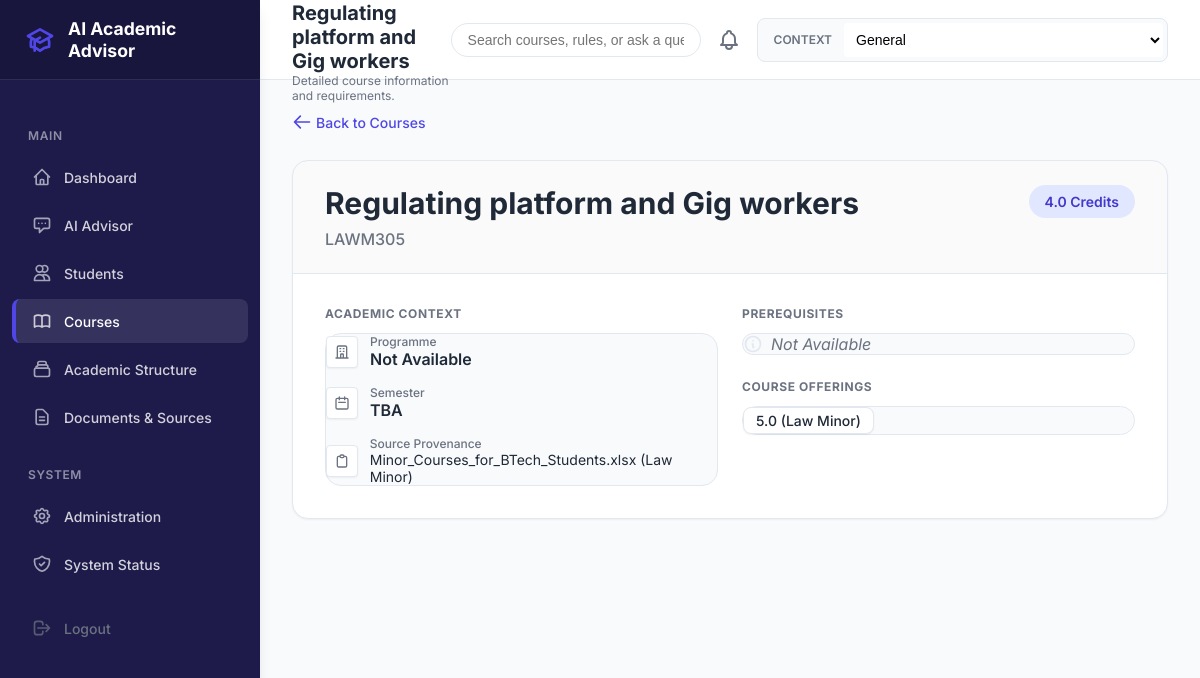
The page /courses/LAWM305/ on the database its author committed.
### apps/academics/models.py (models this page shows, shortened)
class Course(models.Model):
    course_code = models.CharField(max_length=50, unique=True)
    title = models.CharField(max_length=255)
    credits = models.FloatField(null=True, blank=True)
    description = models.TextField(null=True, blank=True)
    bucket = models.CharField(max_length=100, null=True, blank=True)
    programme_applicability = models.CharField(max_length=255, null=True, blank=True)
    source_metadata = models.JSONField(null=True, blank=True, help_text="Metadata about source provenance")

class CourseOffering(models.Model):
    course = models.ForeignKey(Course, on_delete=models.CASCADE, related_name='offerings')
    semester = models.CharField(max_length=50, null=True, blank=True) # Could be TBA/NIL
    academic_year = models.CharField(max_length=50, null=True, blank=True)
    batch_context = models.CharField(max_length=100, null=True, blank=True)
    programme_context = models.CharField(max_length=100, null=True, blank=True)
    availability_status = models.CharField(max_length=100, null=True, blank=True)
    source_reference = models.CharField(max_length=255, null=True, blank=True)

### apps/academics/views.py (the view)
# urls.py: path('<str:course_code>/', views.course_detail, name='course_detail'),
def course_detail(request, course_code):
    synthetic_students = Student.objects.all()
    course = get_object_or_404(Course, course_code=course_code)
    prerequisites = course.prerequisites.all()
    offerings = course.offerings.all()
    context = {
        'course': course,
        'prerequisites': prerequisites,
        'offerings': offerings,
        'synthetic_students': synthetic_students,
    }
    return render(request, 'academics/course_detail.html', context)

### templates/academics/course_detail.html (shortened to what this page needs)
{% extends "base.html" %}
{% block header_title %}{{ course.course_code }} - {{ course.title }}{% endblock %}
{% block header_subtitle %}Detailed course information and requirements.{% endblock %}
{% block content %}
<div style="margin-bottom: var(--space-6);">
    <a href="{% url 'courses_explore' %}" style="display: inline-flex; align-items: center; color: var(--color-accent); text-decoration: none; font-weight: 500; font-size: 0.875rem;">
        <svg style="width: 20px; height: 20px; margin-right: var(--space-1);" fill="none" viewBox="0 0 24 24" stroke="currentColor"><path stroke-linecap="round" stroke-linejoin="round" stroke-width="2" d="M10 19l-7-7m0 0l7-7m-7 7h18"></path></svg>
        Back to Courses
    </a>
</div>
<div class="card">
    <div class="card-header" style="background: rgba(0,0,0,0.02); padding: var(--space-6) var(--space-8);">
        <div style="display: flex; justify-content: space-between; align-items: flex-start;">
            <div>
                <h1 style="font-size: 1.875rem; font-weight: 700; color: var(--color-text-main); line-height: 1.2;">{{ course.title }}</h1>
                <p style="color: var(--color-text-muted); font-weight: 500; margin-top: var(--space-2);">{{ course.course_code }}</p>
            </div>
            <span class="badge" style="background: #e0e7ff; color: #4338ca; font-size: 0.875rem; padding: var(--space-2) var(--space-4);">
                {{ course.credits|default:"TBA" }} Credits
            </span>
        </div>
    </div>
    <div class="card-body" style="padding: var(--space-8);">
        <div class="grid-cols-2">
            <div style="display: flex; flex-direction: column; gap: var(--space-6);">
                <div>
                    <h3 style="font-size: 0.75rem; font-weight: 700; color: var(--color-text-muted); text-transform: uppercase; letter-spacing: 0.05em; margin-bottom: var(--space-3);">Academic Context</h3>
                    <div style="background: var(--color-bg); border-radius: var(--radius-lg); padding: var(--space-5); border: 1px solid var(--color-border); display: flex; flex-direction: column; gap: var(--space-4);">
                        <div style="display: flex; align-items: center;">
                            <div style="width: 32px; height: 32px; border-radius: var(--radius-sm); background: white; border: 1px solid var(--color-border); display: flex; align-items: center; justify-content: center; margin-right: var(--space-3); color: var(--color-text-muted); box-shadow: var(--shadow-sm);">
                                <svg style="width: 16px; height: 16px;" fill="none" viewBox="0 0 24 24" stroke="currentColor"><path stroke-linecap="round" stroke-linejoin="round" stroke-width="2" d="M19 21V5a2 2 0 00-2-2H7a2 2 0 00-2 2v16m14 0h2m-2 0h-5m-9 0H3m2 0h5M9 7h1m-1 4h1m4-4h1m-1 4h1m-5 10v-5a1 1 0 011-1h2a1 1 0 011 1v5m-4 0h4"></path></svg>
                            </div>
                            <div>
                                <p style="font-size: 0.75rem; color: var(--color-text-muted); font-weight: 500;">Programme</p>
                                <p style="font-weight: 600; color: var(--color-text-main);">{{ course.programme|default:"Not Available" }}</p>
                            </div>
                        </div>
                        <div style="display: flex; align-items: center;">
                            <div style="width: 32px; height: 32px; border-radius: var(--radius-sm); background: white; border: 1px solid var(--color-border); display: flex; align-items: center; justify-content: center; margin-right: var(--space-3); color: var(--color-text-muted); box-shadow: var(--shadow-sm);">
                                <svg style="width: 16px; height: 16px;" fill="none" viewBox="0 0 24 24" stroke="currentColor"><path stroke-linecap="round" stroke-linejoin="round" stroke-width="2" d="M8 7V3m8 4V3m-9 8h10M5 21h14a2 2 0 002-2V7a2 2 0 00-2-2H5a2 2 0 00-2 2v12a2 2 0 002 2z"></path></svg>
                            </div>
                            <div>
                                <p style="font-size: 0.75rem; color: var(--color-text-muted); font-weight: 500;">Semester</p>
                                <p style="font-weight: 600; color: var(--color-text-main);">{{ course.semester|default:"TBA" }}</p>
                            </div>
                        </div>
                        <div style="display: flex; align-items: center;">
                            <div style="width: 32px; height: 32px; border-radius: var(--radius-sm); background: white; border: 1px solid var(--color-border); display: flex; align-items: center; justify-content: center; margin-right: var(--space-3); color: var(--color-text-muted); box-shadow: var(--shadow-sm);">
                                <svg style="width: 16px; height: 16px;" fill="none" viewBox="0 0 24 24" stroke="currentColor"><path stroke-linecap="round" stroke-linejoin="round" stroke-width="2" d="M9 5H7a2 2 0 00-2 2v12a2 2 0 002 2h10a2 2 0 002-2V7a2 2 0 00-2-2h-2M9 5a2 2 0 002 2h2a2 2 0 002-2M9 5a2 2 0 012-2h2a2 2 0 012 2"></path></svg>
                            </div>
                            <div>
                                <p style="font-size: 0.75rem; color: var(--color-text-muted); font-weight: 500;">Source Provenance</p>
                                <p style="font-size: 0.875rem; color: var(--color-text-main);">{{ course.source_metadata.source_file|default:"Not Available" }} {% if course.source_metadata.sheet_name %}({{ course.source_metadata.sheet_name }}){% endif %}</p>
                            </div>
                        </div>
                    </div>
                </div>
            </div>
            <div style="display: flex; flex-direction: column; gap: var(--space-6);">
                <div>
                    <h3 style="font-size: 0.75rem; font-weight: 700; color: var(--color-text-muted); text-transform: uppercase; letter-spacing: 0.05em; margin-bottom: var(--space-3);">Prerequisites</h3>
                    <div style="background: var(--color-bg); border-radius: var(--radius-lg); padding: var(--space-5); border: 1px solid var(--color-border);">
                        {% if prerequisites %}
                            <ul style="list-style: none; display: flex; flex-direction: column; gap: var(--space-2);">
                                {% for prereq in prerequisites %}
                                    <li style="display: flex; align-items: flex-start;">
                                        <svg style="width: 20px; height: 20px; color: var(--color-warning); margin-right: var(--space-2); margin-top: 2px; flex-shrink: 0;" fill="none" viewBox="0 0 24 24" stroke="currentColor"><path stroke-linecap="round" stroke-linejoin="round" stroke-width="2" d="M12 9v2m0 4h.01m-6.938 4h13.856c1.54 0 2.502-1.667 1.732-3L13.732 4c-.77-1.333-2.694-1.333-3.464 0L3.34 16c-.77 1.333.192 3 1.732 3z"></path></svg>
                                        {% if prereq.prerequisite_condition|lower == 'none' %}
                                            <span style="color: var(--color-text-main); font-weight: 500;">None required</span>
                                        {% elif prereq.prerequisite_condition|lower == 'tba' %}
                                            <span style="color: var(--color-text-main); font-weight: 500;">TBA</span>
                                        {% elif prereq.prerequisite_condition|lower == 'tbd' %}
                                            <span style="color: var(--color-text-main); font-weight: 500;">TBD</span>
                                        {% elif prereq.prerequisite_condition %}
                                            <span style="color: var(--color-text-main); font-weight: 600;">{{ prereq.prerequisite_condition }}</span>
                                        {% else %}
                                            <span style="color: var(--color-text-muted); font-weight: 500; font-style: italic;">Not Available</span>
                                        {% endif %}
                                    </li>
                                {% endfor %}
                            </ul>
                        {% else %}
                            <div style="display: flex; align-items: center; color: var(--color-text-muted); font-style: italic;">
                                <svg style="width: 20px; height: 20px; color: var(--color-border); margin-right: var(--space-2);" fill="none" viewBox="0 0 24 24" stroke="currentColor"><path stroke-linecap="round" stroke-linejoin="round" stroke-width="2" d="M13 16h-1v-4h-1m1-4h.01M21 12a9 9 0 11-18 0 9 9 0 0118 0z"></path></svg>
                                Not Available
                            </div>
                        {% endif %}
                    </div>
                </div>
                <div>
                    <h3 style="font-size: 0.75rem; font-weight: 700; color: var(--color-text-muted); text-transform: uppercase; letter-spacing: 0.05em; margin-bottom: var(--space-3);">Course Offerings</h3>
                    <div style="background: var(--color-bg); border-radius: var(--radius-lg); padding: var(--space-5); border: 1px solid var(--color-border);">
                        {% if offerings %}
                            <div style="display: flex; flex-wrap: wrap; gap: var(--space-2);">
                                {% for offering in offerings %}
                                    <span style="padding: var(--space-1) var(--space-3); background: white; border: 1px solid var(--color-border); color: var(--color-text-main); border-radius: var(--radius-md); font-size: 0.875rem; box-shadow: var(--shadow-sm); font-weight: 500;">
                                        {{ offering.semester|default:"Any" }} {% if offering.batch_context %}({{ offering.batch_context }}){% endif %}
                                    </span>
                                {% endfor %}
                            </div>
                        {% else %}
                            <span style="color: var(--color-text-muted); font-style: italic; font-size: 0.875rem;">Not Available</span>
                        {% endif %}
                    </div>
                </div>
            </div>
        </div>
    </div>
</div>
{% endblock %}

### static/css/styles.css (style rules this page uses)
:root { --color-primary: #1e1b4b; --color-primary-light: #312e81; --color-accent: #4f46e5; --color-accent-hover: #6366f1; --color-bg: #f8fafc; --color-surface: #ffffff; --color-text-main: #1f2937; --color-text-muted: #6b7280; --color-border: #e2e8f0; --color-success: #10b981; --color-warning: #f59e0b; --color-danger: #ef4444; --space-1: 0.25rem; --space-2: 0.5rem; --space-3: 0.75rem; --space-4: 1rem; --space-6: 1.5rem; --space-8: 2rem; --radius-sm: 0.25rem; --radius-md: 0.5rem; --radius-lg: 1rem; --shadow-sm: 0 1px 2px 0 rgba(0, 0, 0, 0.05); --shadow-md: 0 4px 6px -1px rgba(0, 0, 0, 0.1), 0 2px 4px -1px rgba(0, 0, 0, 0.06); --shadow-lg: 0 10px 15px -3px rgba(0, 0, 0, 0.1), 0 4px 6px -2px rgba(0, 0, 0, 0.05); }
* { box-sizing: border-box; margin: 0; padding: 0; }
body { font-family: 'Inter', sans-serif; background-color: var(--color-bg); color: var(--color-text-main); display: flex; height: 100vh; overflow: hidden; }
.card { background: var(--color-surface); border-radius: var(--radius-lg); border: 1px solid var(--color-border); box-shadow: var(--shadow-sm); overflow: hidden; }
.card-header { padding: var(--space-4) var(--space-6); border-bottom: 1px solid var(--color-border); font-weight: 600; font-size: 1rem; }
.card-body { padding: var(--space-6); }
.grid-cols-2 { display: grid; grid-template-columns: repeat(2, 1fr); gap: var(--space-6); }
.badge { display: inline-block; padding: 0.25rem 0.75rem; border-radius: 9999px; font-size: 0.75rem; font-weight: 600; }

### rows shown on the page
Course: title "Regulating platform and Gig workers", course_code "LAWM305", credits "4.0", source_metadata.source_file "Minor_Courses_for_BTech_Students.xlsx", source_metadata.sheet_name "Law Minor"
CourseOffering: semester "5.0", batch_context "Law Minor"

### other values the page prints
{{ course.programme|default:"Not Available" }} "Not Available"
{{ course.semester|default:"TBA" }} "TBA"
